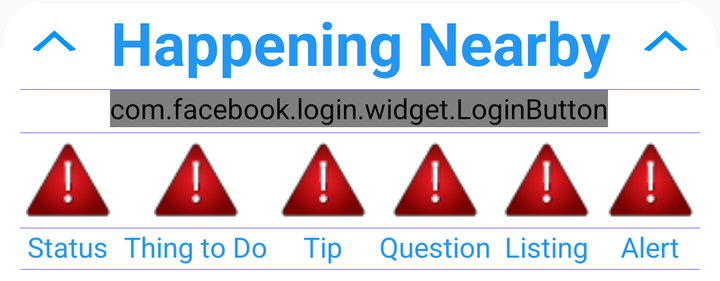
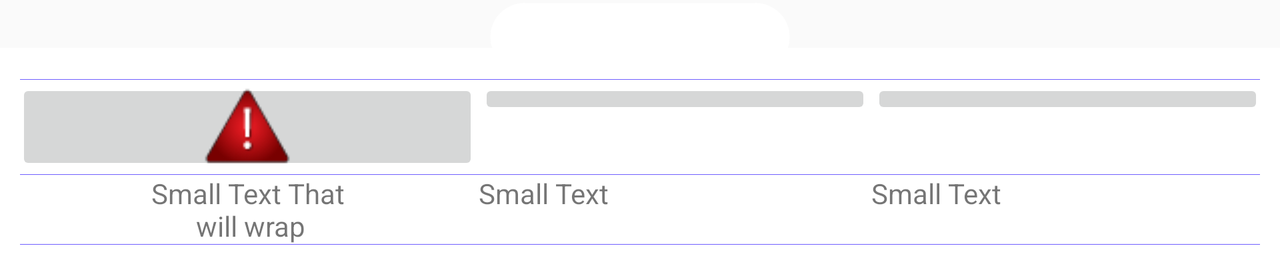

The same Android screen from two of the app's own layout files: first res/layout/ as a phone draws it, then the repository's variant for another configuration, drawn on a device whose configuration selects that folder. Both files follow.
<!-- AndroidManifest.xml: application theme AppTheme -->
<!-- res/layout/legend.xml -->
<?xml version="1.0" encoding="utf-8"?>


<RelativeLayout xmlns:android="http://schemas.android.com/apk/res/android"              
              android:layout_width="match_parent"
              android:layout_height="wrap_content"
    >

    <TableLayout
        android:layout_width="fill_parent"
        android:layout_height="wrap_content"
        android:divider="#705fff"
        android:dividerPadding="2dp"
        android:showDividers="beginning|middle|end"
        android:stretchColumns="*"
        android:layout_marginTop="20dp"
        android:paddingTop="25dp"
        android:background="@drawable/legend"
        android:layout_alignParentLeft="true"
        android:layout_marginLeft="0dp"
        android:layout_alignParentTop="true"
        android:paddingLeft="8dp"
        android:paddingRight="8dp"
        android:paddingBottom="6dp">
        <TableRow android:id="@+id/FacebookRow">
            <com.facebook.login.widget.LoginButton
                android:id="@+id/login_button"
                android:layout_width="wrap_content"
                android:layout_height="wrap_content"
                android:layout_gravity="center_horizontal"
                android:layout_marginBottom="3dp"
                android:layout_span="6" />
        </TableRow>
        <TableRow
            android:layout_width="fill_parent"
            android:layout_height="fill_parent"
            android:id="@+id/IconRow"
            >

            <ImageButton
                android:layout_width="wrap_content"
                android:layout_height="wrap_content"
                android:id="@+id/StatusButton"
                android:src="@drawable/feature_alert"
                android:background="@null"/>
            <ImageButton
                android:layout_width="wrap_content"
                android:layout_height="wrap_content"
                android:id="@+id/ThingToDoButton"
                android:src="@drawable/feature_alert"
                android:background="@null"/>
            <ImageButton
                android:layout_width="wrap_content"
                android:layout_height="wrap_content"
                android:id="@+id/TipButton"
                android:src="@drawable/feature_alert"
                android:background="@null"/>
            <ImageButton
                android:layout_width="wrap_content"
                android:layout_height="wrap_content"
                android:id="@+id/QuestionButton"
                android:src="@drawable/feature_alert"
                android:background="@null"/>
            <ImageButton
                android:layout_width="wrap_content"
                android:layout_height="wrap_content"
                android:id="@+id/ListingButton"
                android:src="@drawable/feature_alert"
                android:background="@null"/>
            <ImageButton
                android:layout_width="wrap_content"
                android:layout_height="wrap_content"
                android:id="@+id/AlertButton"
                android:src="@drawable/feature_alert"
                android:background="@null"/>

        </TableRow>

        <TableRow
            android:layout_width="fill_parent"
            android:layout_height="fill_parent"
            android:paddingBottom="2dp"
            android:id="@+id/LabelRow"
            android:textAlignment="center"
            android:baselineAligned="false">

            <TextView
                android:layout_width="fill_parent"
                android:layout_height="fill_parent"
                android:singleLine="false"
                android:layout_gravity="center"
                android:text="Status"
                android:lines="1"
                android:textColor="#2196f3"
                android:textSize="14dp"/>

            <TextView
                android:layout_width="fill_parent"
                android:layout_height="fill_parent"
                android:singleLine="false"
                android:layout_gravity="center"
                android:text="Thing to Do"
                android:lines="1"
                android:textColor="#2196f3"
                android:textSize="14dp"/>
            <TextView
                android:layout_width="fill_parent"
                android:layout_height="fill_parent"
                android:singleLine="false"
                android:layout_gravity="center"
                android:text="Tip"
                android:lines="1"
                android:textColor="#2196f3"
                android:textSize="14dp"/>
            <TextView
                android:layout_width="fill_parent"
                android:layout_height="fill_parent"
                android:singleLine="false"
                android:layout_gravity="center"
                android:text="Question"
                android:lines="1"
                android:textColor="#2196f3"
                android:textSize="14dp"/>
            <TextView
                android:layout_width="fill_parent"
                android:layout_height="fill_parent"
                android:singleLine="false"
                android:layout_gravity="center"
                android:text="Listing"
                android:lines="1"
                android:textColor="#2196f3"
                android:textSize="14dp"/>
            <TextView
                android:layout_width="fill_parent"
                android:layout_height="fill_parent"
                android:singleLine="false"
                android:layout_gravity="center"
                android:text="Alert"
                android:lines="1"
                android:textColor="#2196f3"
                android:textSize="14dp"/>
        </TableRow>
    </TableLayout>
    <Button
        android:layout_width="wrap_content"
        android:layout_height="40dp"
        android:textAppearance="?android:attr/textAppearanceLarge"
        android:drawableLeft="@mipmap/menu_arrow_up"
        android:text="Happening Nearby"
        android:drawableRight="@mipmap/menu_arrow_up"
        android:drawablePadding="17dp"
        android:id="@+id/PostSomething"
        android:clickable="true"
        android:background="@drawable/legend_title"
        android:layout_gravity="center_horizontal"
        android:layout_marginTop="0dp"
        android:layout_centerHorizontal="true"
        android:textSize="30dp"
        android:textColor="#2196f3"
        android:textStyle="bold"
        android:typeface="normal"/>
</RelativeLayout>
<!-- resources referenced by this layout -->
<resources>
  <!-- drawable feature_alert (drawable) -->
  <?xml version="1.0" encoding="utf-8"?>
  
  
  <selector xmlns:android="http://schemas.android.com/apk/res/android">
      <item android:drawable="@drawable/alert_pressed" android:state_pressed="true" />
      <item android:drawable="@drawable/alert" />
  </selector>
  <!-- drawable legend (drawable) -->
  <?xml version="1.0" encoding="utf-8"?>
  
  
  <layer-list xmlns:android="http://schemas.android.com/apk/res/android">
      <item>
          <shape>
              <solid android:color="#0028648C"/>
              </shape>
  
      </item>
      <item android:top="4dp">
  <shape xmlns:android="http://schemas.android.com/apk/res/android">
      <solid android:color="#FFFFFF"/>
  
  </shape>
      </item>
  </layer-list>
  <!-- drawable legend_title (drawable) -->
  <?xml version="1.0" encoding="utf-8"?>
  
  
  <shape xmlns:android="http://schemas.android.com/apk/res/android">
      <solid android:color="#FFFFFF" />
      <padding
          android:left="16dp"
          android:right="16dp"
          android:top="1dp"/>
      <stroke
          android:width="3dp"
          android:color="#0028648C" />
      <corners android:radius="100dp" />
  </shape>
  <!-- mipmap menu_arrow_up: png bitmap (mipmap-xxhdpi, 4350 bytes) -->
  <style name="AppTheme" parent="Theme.AppCompat.Light.DarkActionBar">
          
          <item name="android:actionBarStyle">@style/AppTheme.ActionBar</item>
          <item name="actionBarStyle">@style/AppTheme.ActionBar</item>
          <item name="android:actionBarSize">48dp</item>
          <item name="actionBarSize">48dp</item>
          <item name="colorPrimary">@color/blue_main</item>
          <item name="colorPrimaryDark">@color/blue_dark</item>
      </style>
  <!-- drawable alert_pressed: png bitmap (drawable-mdpi, 1125 bytes) -->
  <!-- drawable alert: png bitmap (drawable-mdpi, 1747 bytes) -->
  <style name="AppTheme.ActionBar" parent="Widget.AppCompat.Light.ActionBar">
          <item name="titleTextStyle">@style/AppTheme.ActionBar.TitleText</item>
          <item name="android:titleTextStyle">@style/AppTheme.ActionBar.TitleText</item>
          <item name="android:logo">@mipmap/actionbar_logo</item>
          <item name="logo">@mipmap/actionbar_logo</item>
          <item name="displayOptions">useLogo|showHome</item>
      </style>
  <color name="blue_main">#2193f1</color>
  <color name="blue_dark">#1976D2</color>
  <style name="AppTheme.ActionBar.TitleText" parent="TextAppearance.AppCompat.Widget.ActionBar.Title">
          <item name="android:textSize">13sp</item>
      </style>
</resources>
<!-- res/layout-land/legend.xml (the repository's variant of the layout above) -->
<!-- drawn on the phone turned sideways -->
<?xml version="1.0" encoding="utf-8"?>
<RelativeLayout xmlns:android="http://schemas.android.com/apk/res/android"
    android:layout_width="match_parent"
    android:layout_height="wrap_content">


    <TableLayout
        android:layout_width="fill_parent"
        android:layout_height="wrap_content"
        android:layout_alignParentLeft="true"
        android:layout_alignParentTop="true"
        android:layout_marginLeft="0dp"
        android:layout_marginTop="20dp"
        android:background="@drawable/legend"
        android:divider="#705fff"
        android:dividerPadding="2dp"
        android:paddingBottom="6dp"
        android:paddingLeft="8dp"
        android:paddingRight="8dp"
        android:paddingTop="20dp"
        android:showDividers="beginning|middle|end"
        android:stretchColumns="*">

        <TableRow
            android:id="@+id/IconRow"
            android:layout_width="fill_parent"
            android:layout_height="fill_parent">

            <ImageButton
                android:id="@+id/imageButton"
                android:layout_width="wrap_content"
                android:layout_height="48dp"
                android:src="@drawable/feature_alert" />

            <ImageButton
                android:id="@+id/imageButton2"
                android:layout_width="wrap_content"
                android:layout_height="wrap_content" />

            <ImageButton
                android:id="@+id/imageButton3"
                android:layout_width="wrap_content"
                android:layout_height="wrap_content" />
        </TableRow>

        <TableRow
            android:id="@+id/LabelRow"
            android:layout_width="fill_parent"
            android:layout_height="fill_parent"
            android:baselineAligned="false"
            android:textAlignment="center">

            <TextView
                android:id="@+id/textView2"
                android:layout_width="100dp"
                android:layout_height="wrap_content"
                android:layout_gravity="center"
                android:minLines="2"
                android:phoneNumber="false"
                android:singleLine="false"
                android:text="Small Text That\n will wrap"
                android:textAlignment="center" />

            <TextView
                android:id="@+id/textView3"
                android:layout_width="wrap_content"
                android:layout_height="wrap_content"
                android:text="Small Text"
                android:textAppearance="?android:attr/textAppearanceSmall" />

            <TextView
                android:id="@+id/textView4"
                android:layout_width="wrap_content"
                android:layout_height="wrap_content"
                android:text="Small Text"
                android:textAppearance="?android:attr/textAppearanceSmall" />
        </TableRow>
    </TableLayout>

    <TextView
        android:id="@+id/textView"
        android:layout_width="wrap_content"
        android:layout_height="wrap_content"
        android:layout_centerHorizontal="true"
        android:layout_gravity="center_horizontal"
        android:layout_marginTop="0dp"
        android:background="@drawable/legend_title"
        android:clickable="true"
        android:padding="5dp"
        android:text="Post Something"
        android:textAppearance="?android:attr/textAppearanceLarge"
        android:textColor="#FFFFFF"
        android:textSize="20dp" />
</RelativeLayout>
<!-- resources referenced by the variant -->
<!-- as the phone turned sideways resolves them -->
<resources>
  <!-- drawable feature_alert (drawable) -->
  <?xml version="1.0" encoding="utf-8"?>
  
  
  <selector xmlns:android="http://schemas.android.com/apk/res/android">
      <item android:drawable="@drawable/alert_pressed" android:state_pressed="true" />
      <item android:drawable="@drawable/alert" />
  </selector>
  <!-- drawable legend (drawable) -->
  <?xml version="1.0" encoding="utf-8"?>
  
  
  <layer-list xmlns:android="http://schemas.android.com/apk/res/android">
      <item>
          <shape>
              <solid android:color="#0028648C"/>
              </shape>
  
      </item>
      <item android:top="4dp">
  <shape xmlns:android="http://schemas.android.com/apk/res/android">
      <solid android:color="#FFFFFF"/>
  
  </shape>
      </item>
  </layer-list>
  <!-- drawable legend_title (drawable) -->
  <?xml version="1.0" encoding="utf-8"?>
  
  
  <shape xmlns:android="http://schemas.android.com/apk/res/android">
      <solid android:color="#FFFFFF" />
      <padding
          android:left="16dp"
          android:right="16dp"
          android:top="1dp"/>
      <stroke
          android:width="3dp"
          android:color="#0028648C" />
      <corners android:radius="100dp" />
  </shape>
  <style name="AppTheme" parent="Theme.AppCompat.Light.DarkActionBar">
          
          <item name="android:actionBarStyle">@style/AppTheme.ActionBar</item>
          <item name="actionBarStyle">@style/AppTheme.ActionBar</item>
          <item name="android:actionBarSize">48dp</item>
          <item name="actionBarSize">48dp</item>
          <item name="colorPrimary">@color/blue_main</item>
          <item name="colorPrimaryDark">@color/blue_dark</item>
      </style>
  <!-- drawable alert_pressed: png bitmap (drawable-mdpi, 1125 bytes) -->
  <!-- drawable alert: png bitmap (drawable-mdpi, 1747 bytes) -->
  <style name="AppTheme.ActionBar" parent="Widget.AppCompat.Light.ActionBar">
          <item name="titleTextStyle">@style/AppTheme.ActionBar.TitleText</item>
          <item name="android:titleTextStyle">@style/AppTheme.ActionBar.TitleText</item>
          <item name="android:logo">@mipmap/actionbar_logo</item>
          <item name="logo">@mipmap/actionbar_logo</item>
          <item name="displayOptions">useLogo|showHome</item>
      </style>
  <color name="blue_main">#2193f1</color>
  <color name="blue_dark">#1976D2</color>
  <style name="AppTheme.ActionBar.TitleText" parent="TextAppearance.AppCompat.Widget.ActionBar.Title">
          <item name="android:textSize">13sp</item>
      </style>
</resources>
